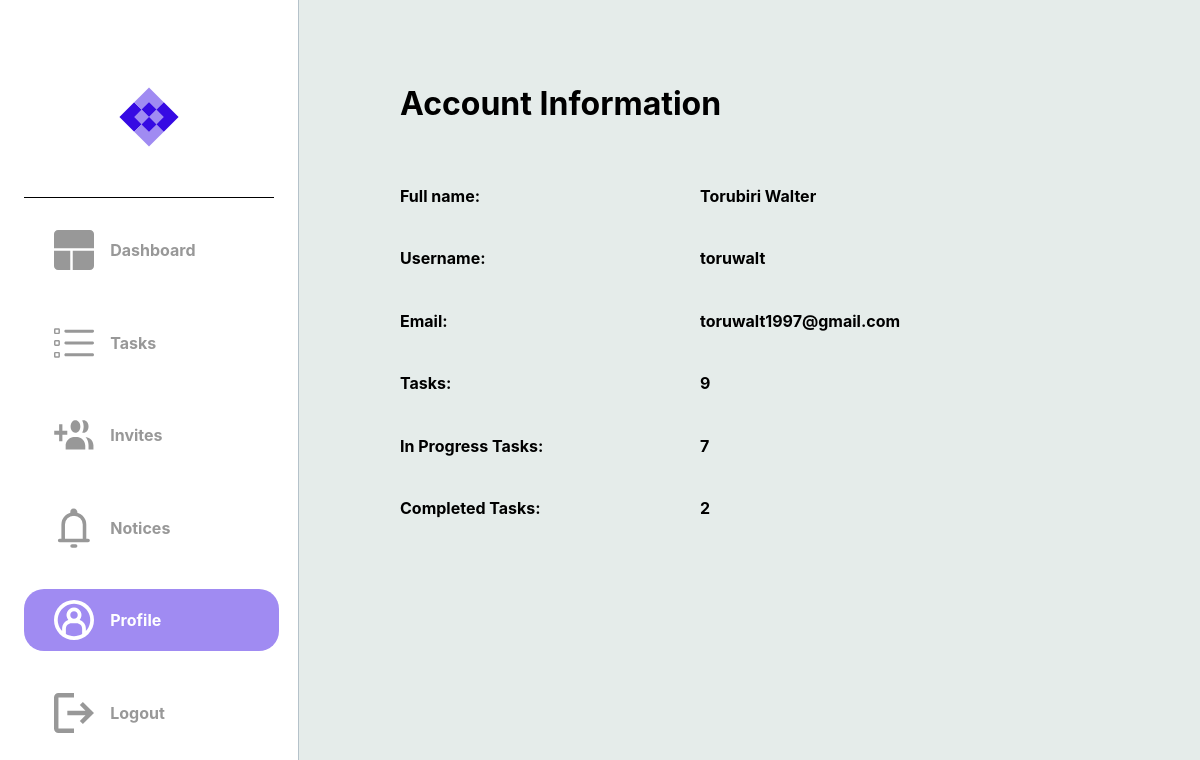
The page /profile (signed in) on the database its author committed.
### dotask/models.py (models this page shows)
class User(db.Model, UserMixin):
    __tablename__ = "user"
    id = db.Column(db.Integer, primary_key=True)
    email = db.Column(db.String(50), nullable=False, unique=True)
    password = db.Column(db.String(30), nullable=False)
    username = db.Column(db.String(30), nullable=False, unique=True)
    first_name = db.Column(db.String(30), nullable=False)
    last_name = db.Column(db.String(30), nullable=False)
    assigned_tasks = relationship('Task', secondary=user_task, backref='assigned_to')
    notes = relationship('Notification', secondary=user_notification, backref='note')

### dotask/routes.py (the view)
@app.route("/profile")
@login_required
def hello_profile():
    try:
        tasks = current_user.tasks
        notices = current_user.notes
        task_counts = {
            'all': len(tasks),
            'in_progress': sum(task.status.name == 'In_Progress' for task in tasks),
            'completed': sum(task.status.name == 'Completed' for task in tasks),
            'cancelled': sum(task.status.name == 'Cancelled' for task in tasks),
        }
        return render_template('profile.html', current_user=current_user,
                              notices=notices, task_counts=task_counts)
    except Exception as e:
        print(f"An error occurred while fetching tasks or notices: {e}")
        return render_template('profile.html', current_user=current_user)

### dotask/routes.py (called while the page is built)
@app.after_request
def after_request(response):
    response.headers["Cache-Control"] = "no-cache, no-store, must-revalidate"
    return response

@login_manager.user_loader
def load_user(user_id):
    return User.query.get(user_id)

### dotask/templates/profile.html (shortened to what this page needs)
{% extends "layout.html" %}
{% block head %}
    <link rel="stylesheet" {% block css_tab_colour %} href="../static/css/profile.css" {% endblock %}/>
{% endblock %}
{% block profile_image_colour %}
            <a class="a3" href="{{ url_for('hello_profile') }}">
            <div id="logos">
                <img class="imgs" src="../static/svg/profile_active.svg">
                <h4 class="sidebar-text">Profile</h4>
            </div>
            </a>
{% endblock profile_image_colour %}
{% block tasks %}
    {% if current_user %}
    <h1>Account Information</h1>
    <br>
    <div class="shifts">
        <div><h4>
            Full name:
        </h4></div>
        <div><h4>
            {{ current_user.last_name }} {{ current_user.first_name }}
        </h4></div>
    </div>
    <div class="shifts">
        <div><h4>
            Username:
        </h4></div>
        <div><h4>
            {{ current_user.username }}
        </h4></div>
    </div>
    <div class="shifts">
        <div><h4>
            Email:
        </h4></div>
        <div><h4>
            {{ current_user.email }}
        </h4></div>
    </div>
    {% endif %}
    {% if task_counts.all > 0 %}
    <div class="shifts click">
        <div><h4>
            Tasks:
        </h4></div>
        <a href="{{ url_for('hello_tasks') }}">
            <div>
                <h4>{{ task_counts.all }} </h4>
            </div>
        </a>
    </div>
    {% endif %}
    {% if task_counts.in_progress > 0 %}
    <div class="shifts click">
        <div><h4>
            In Progress Tasks:
        </h4></div>
        <a href="{{ url_for('hello_in_process_tasks') }}">
            <div>
                <h4>{{ task_counts.in_progress }} </h4>
            </div>
        </a>
    </div>
    {% endif %}
    {% if task_counts.completed > 0 %}
    <div class="shifts click">
        <div><h4>
            Completed Tasks:
        </h4></div>
        <a href="{{ url_for('hello_completed_tasks') }}">
            <div>
                <h4>{{ task_counts.completed }}</h4>
            </div>
        </a>
    </div>
    {% endif %}
{% endblock tasks %}

### dotask/static/css/layout.css (style rules this page uses)
@media (min-width: 768px) { body { margin: auto; padding-bottom: 10vh; background-color: #E5ECEA; display: flex; font-family: inter; } }
@media (min-width: 768px) { a { text-decoration: none; color: black; } }
@media (min-width: 768px) { .sidebar > div > a { width: 90%; text-decoration: none; } }
@media (min-width: 768px) { .sidebar > div > a > div { width: 100%; height: 10%; padding-left: 30px; margin: 5% auto; border-radius: 20px; } }
@media (min-width: 768px) { #logos { width: 100%; display: grid; grid-template-columns: 1fr 3fr; align-items: center; } }
@media (min-width: 768px) { .sidebar-text { color: #989898; font-size: 1rem; } }
@media (min-width: 768px) { .imgs { height: 40px; width: 40px; } }

### dotask/static/css/profile.css (style rules this page uses)
@media (min-width: 768px) { .a3 > div { background-color: #A08BF2; width: 100%; height: 10%; padding-left: 30px; margin: 5% auto; border-radius: 20px; color: white; } }
@media (min-width: 768px) { h1 { margin-top: 10%; } }
@media (min-width: 768px) { .a3 > div > h4 { color: white; } }
@media (min-width: 768px) { .a3 > div > img { fill: #FFFFFF; } }
@media (min-width: 768px) { .shifts { width: 100%; display: flex; } }
@media (min-width: 768px) { .shifts > div:nth-child(1) { width: 50%; } }
@media (min-width: 768px) { .click { cursor: pointer; } }

### rows shown on the page
User: last_name "Torubiri", first_name "Walter", username "toruwalt", email "toruwalt1997@gmail.com"

### other values the page prints
{{ task_counts.all }} "9"
{{ task_counts.in_progress }} "7"
{{ task_counts.completed }} "2"
